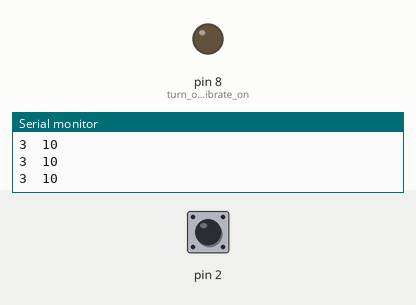
Bench run of a sketch on a simulated Arduino Uno, built with avr-gcc and run on an emulated ATmega328P. On the bench: output pins drawn as LEDs (lit = HIGH), the last lines printed to the serial monitor. The inputs (shaded band) are chosen by the test bench; at power-on: pin 2 HIGH.

Above: at 1.2 s.
1.3 s: pin 2 pulled LOW for 0.15 s
At 1.38 s:
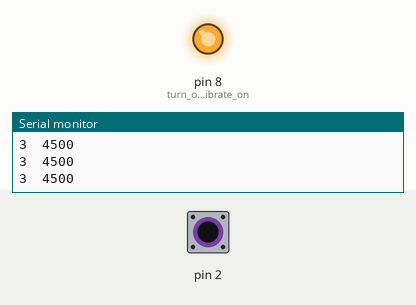
2.9 s: pin 2 pulled LOW for 3.2 s
At 7.0 s:
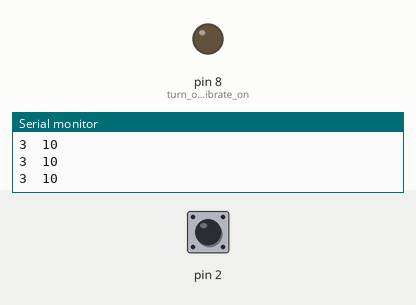
Timing chart, 0 to 8.5 s (numbered marks = the images above; inputs shaded):
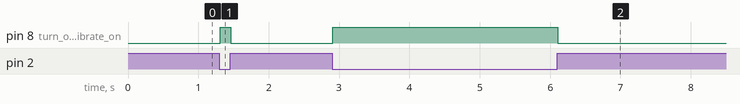

Measured:
- after the input at 1.3 s, pin 8 (turn_off_autocalibrate_on): LOW → HIGH at once, → LOW 0.15 s later
- after the input at 2.9 s, pin 8 (turn_off_autocalibrate_on): LOW → HIGH at once, → LOW 3.2 s later

The sketch:

TouchCapacitiveSensorSketch.ino
```cpp
#include <CapacitiveSensor.h>

/*
 * CapitiveSense Library Demo Sketch
 * Paul Badger 2008
 * Uses a high value resistor e.g. 10M between send pin and receive pin
 * Resistor effects sensitivity, experiment with values, 50K - 50M. Larger resistor values yield larger sensor values.
 * Receive pin is the sensor pin - try different amounts of foil/metal on this pin
 */


CapacitiveSensor   cs_4_2 = CapacitiveSensor(4,2);        // 10M resistor between pins 4 & 2, pin 2 is sensor pin, add a wire and or foil if desired
//CapacitiveSensor   cs_4_6 = CapacitiveSensor(4,6);        // 10M resistor between pins 4 & 6, pin 6 is sensor pin, add a wire and or foil
//CapacitiveSensor   cs_4_8 = CapacitiveSensor(4,8);        // 10M resistor between pins 4 & 8, pin 8 is sensor pin, add a wire and or foil

void setup()
{
   cs_4_2.set_CS_AutocaL_Millis(0xFFFFFFFF);
   pinMode(8,OUTPUT);   // turn off autocalibrate on channel 1 - just as an example
   Serial.begin(9600);
}

void loop()
{
    long start = millis();
    long total1 =  cs_4_2.capacitiveSensor(30);
   // long total2 =  cs_4_6.capacitiveSensor(30);
   // long total3 =  cs_4_8.capacitiveSensor(30);

    Serial.print(millis() - start);        // check on performance in milliseconds
    Serial.print("\t");                    // tab character for debug windown spacing

    Serial.println(total1);
    if(total1 > 100){
      digitalWrite(8,HIGH);
    }else{
      digitalWrite(8,LOW);
    }
   // Serial.print("\t");
   // Serial.print(total2);                  // print sensor output 2
   // Serial.print("\t");
   // Serial.println(total3);                // print sensor output 3

    delay(10);                             // arbitrary delay to limit data to serial port
}
```
